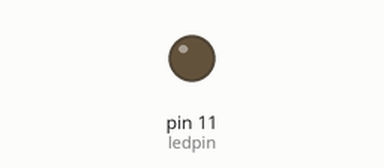
The sketch below on a simulated Arduino Uno, built with avr-gcc and run on an emulated ATmega328P. Shown: output pins drawn as LEDs (lit = HIGH).

Above: at 0.05 s.
At 1.2 s:
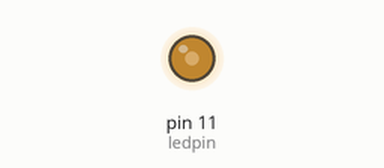
At 2.35 s:
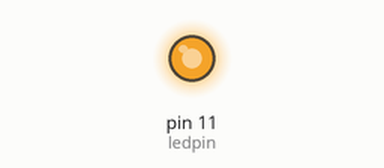
At 4.65 s:
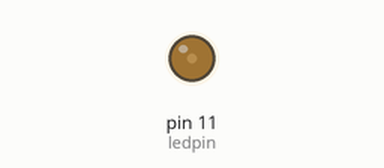
Timing chart, 0 to 6.6 s (numbered marks = the images above):
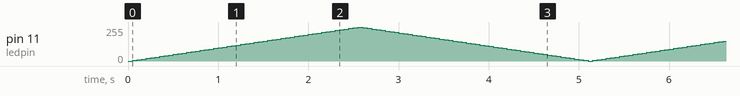

The sketch:

fade_.ino
```cpp
int ledpin = 11; // PWM

int ledlevel = 0; // controls the brightness and can take any value between 0 and 255 (2^8 -1)
int dim = 5;
void setup() {
  pinMode (ledpin , OUTPUT);

}


void loop()
 {
  analogWrite (ledpin,ledlevel);
  if ( ledlevel >= 0 && ledlevel <= 255)
    {
      ledlevel = ledlevel + dim;
    delay (50);
    }
  if (ledlevel <= 0 || ledlevel >= 255)
  {
    dim = -dim;
  }
 }
```
